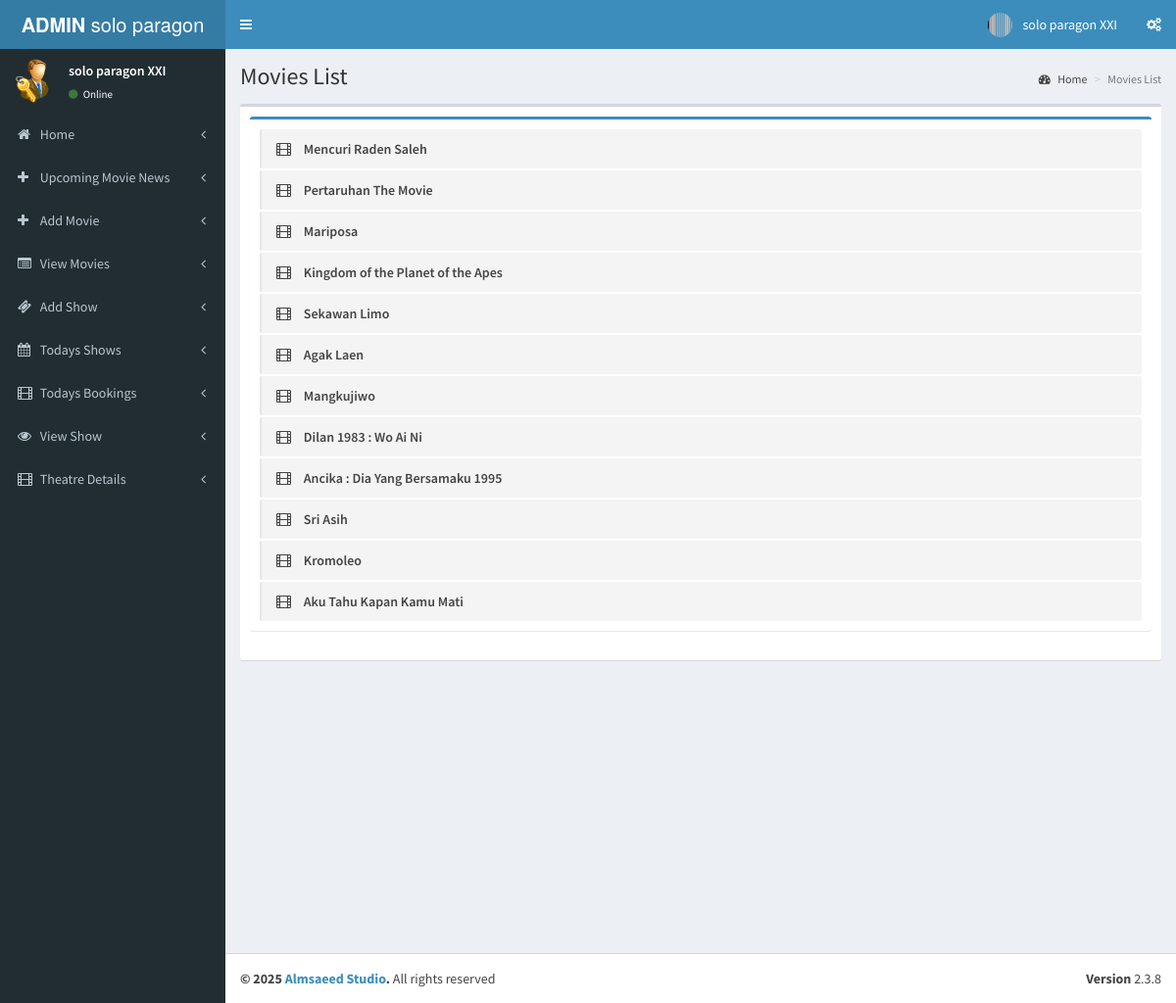
/admin/pages/view_movie.php (signed in), run on the app's committed database.
### tables this page shows
CREATE TABLE `teater` (
  `id` int(11) NOT NULL,
  `nama` varchar(100) NOT NULL,
  `alamat` varchar(100) NOT NULL,
  `tempat` varchar(100) NOT NULL,
  `kota` varchar(50) NOT NULL,
  `pin` int(11) NOT NULL
);

CREATE TABLE `film` (
  `film_id` int(11) NOT NULL,
  `t_id` int(11) NOT NULL COMMENT 'theatre id',
  `judul_film` varchar(255) NOT NULL,
  `genre` varchar(100) NOT NULL,
  `pemeran` varchar(500) NOT NULL,
  `durasi` time NOT NULL,
  `deskripsi` varchar(1000) NOT NULL,
  `tanggal_rilis` date NOT NULL,
  `gambar` varchar(200) NOT NULL,
  `video_url` varchar(200) NOT NULL,
  `status` int(1) NOT NULL COMMENT '0 orang aktif'
);

### admin/pages/view_movie.php (the view, shortened to what this page needs)
<?php
include('header.php');
?>
  <div class="content-wrapper">
    <section class="content-header">
      <h1>
        Movies List
      </h1>
      <ol class="breadcrumb">
        <li><a href="index"><i class="fa fa-dashboard"></i> Home</a></li>
        <li class="active">Movies List</li>
      </ol>
    </section>
    <section class="content">
      <div class="box">
        <div class="box-body">
            <div class="box box-primary">
            <div class="box-body">
              <ul class="todo-list">
                 <?php
                        $qry7=mysqli_query($conn,"select * from film");
                        if(mysqli_num_rows($qry7))
                        {
                        while($c=mysqli_fetch_array($qry7))
                        {
                        ?>
                <li>
                      <span class="handle">
                        <i class="fa fa-film"></i>
                      </span>
                  <span class="text"><?php echo $c['judul_film'];?></span>
                </li>
                  <?php
                       }}
                     ?>
            </div>
          </div>
        </div>
      </div>
    </section>
  </div>
  <?php
include('footer.php');
?>

### admin/pages/header.php (shortened to what this page needs)
<?php
include('../../config/koneksi.php');
$th=mysqli_query($conn,"select * from teater where id='".$_SESSION['theatre']."'");
$theatre=mysqli_fetch_array($th);
?>
<!DOCTYPE html>
<html>
<head>
  <link rel="stylesheet" href="../validation/dist/css/bootstrapValidator.css"/>
  <link rel="stylesheet" href="../bootstrap/css/bootstrap.min.css">
  <link rel="stylesheet" href="https://cdnjs.cloudflare.com/ajax/libs/font-awesome/4.5.0/css/font-awesome.min.css">
  <link rel="stylesheet" href="https://cdnjs.cloudflare.com/ajax/libs/ionicons/2.0.1/css/ionicons.min.css">
  <link rel="stylesheet" href="../dist/css/AdminLTE.min.css">
  <link rel="stylesheet" href="../dist/css/skins/_all-skins.min.css">
</head>
<body class="hold-transition skin-blue sidebar-mini">
<div class="wrapper">
  <header class="main-header">
    <a href="index.php" class="logo">
      <span class="logo-lg"><b>ADMIN</b> <?php echo $theatre['nama'];?></php></span>
    </a>
    <nav class="navbar navbar-static-top">
      <a href="#" class="sidebar-toggle" data-toggle="offcanvas" role="button">
      </a>
      <div class="navbar-custom-menu">
        <ul class="nav navbar-nav">
          <li class="dropdown user user-menu">
            <a href="#" class="dropdown-toggle" data-toggle="dropdown">
              <img src="ajax-loader.gif" class="user-image" alt="User Image">
              <span class="hidden-xs"><?php echo $theatre['nama'];?></span>
            </a>
          </li>
          <li>
            <a href="#" data-toggle="control-sidebar"><i class="fa fa-gears"></i></a>
          </li>
        </ul>
      </div>
    </nav>
  </header>
  <aside class="main-sidebar">
    <section class="sidebar">
      <div class="user-panel">
        <div class="pull-left image">
          <img src="admin-icn.png" class="img-circle" alt="User Image">
        </div>
        <div class="pull-left info">
          <p><?php echo $theatre['nama'];?></p>
          <a href="#"><i class="fa fa-circle text-success"></i> Online</a>
        </div>
      </div>
      <ul class="sidebar-menu">
        <li class="treeview">
          <a href="index.php">
            <i class="fa fa-home"></i> <span>Home</span>
            <span class="pull-right-container">
              <i class="fa fa-angle-left pull-right"></i>
            </span>
          </a>
        </li>
        <li class="treeview">
          <a href="add_movie_news.php">
            <i class="fa fa-plus"></i> <span>Upcoming Movie News</span>
            <span class="pull-right-container">
              <i class="fa fa-angle-left pull-right"></i>
            </span>
          </a>
        </li>
          <li class="treeview">
          <a href="add_movie.php">
            <i class="fa fa-plus"></i> <span>Add Movie</span>
            <span class="pull-right-container">
              <i class="fa fa-angle-left pull-right"></i>
            </span>
          </a>
        </li>
        <li class="treeview">
          <a href="view_movie.php">
            <i class="fa fa-list-alt"></i> <span>View Movies</span>
            <span class="pull-right-container">
              <i class="fa fa-angle-left pull-right"></i>
            </span>
          </a>
        </li>
        <li class="treeview">
          <a href="add_show.php">
            <i class="fa fa-ticket"></i> <span>Add Show</span>
            <span class="pull-right-container">
              <i class="fa fa-angle-left pull-right"></i>
            </span>
          </a>
        </li>
        <li class="treeview">
          <a href="todays_shows.php">
            <i class="fa fa-calendar"></i> <span>Todays Shows</span>
            <span class="pull-right-container">
              <i class="fa fa-angle-left pull-right"></i>
            </span>
          </a>
        </li>
        <li class="treeview">
          <a href="tickets.php">
            <i class="fa fa-film"></i> <span>Todays Bookings</span>
            <span class="pull-right-container">
              <i class="fa fa-angle-left pull-right"></i>
            </span>
          </a>
        </li>
        <li class="treeview">
          <a href="view_shows.php">
            <i class="fa fa-eye"></i> <span>View Show</span>
            <span class="pull-right-container">
              <i class="fa fa-angle-left pull-right"></i>
            </span>
          </a>
        </li>
        <li class="treeview">
          <a href="add_theatre_2.php">
            <i class="fa fa-film"></i> <span>Theatre Details</span>
            <span class="pull-right-container">
              <i class="fa fa-angle-left pull-right"></i>
            </span>
          </a>
        </li>
      </ul>
    </section>
  </aside>

### data on the page
teater: nama "solo paragon…", nama "solo paragon XXI"
film: judul_film "Mencuri Raden Saleh"
film: judul_film "Pertaruhan The Movie"
film: judul_film "Mariposa"
film: judul_film "Kingdom of the Planet of the Apes"
film: judul_film "Sekawan Limo"
film: judul_film "Agak Laen"
film: judul_film "Mangkujiwo"
film: judul_film "Dilan 1983 : Wo Ai Ni"
film: judul_film "Ancika : Dia Yang Bersamaku 1995"
film: judul_film "Sri Asih"
film: judul_film "Kromoleo"
film: judul_film "Aku Tahu Kapan Kamu Mati"
